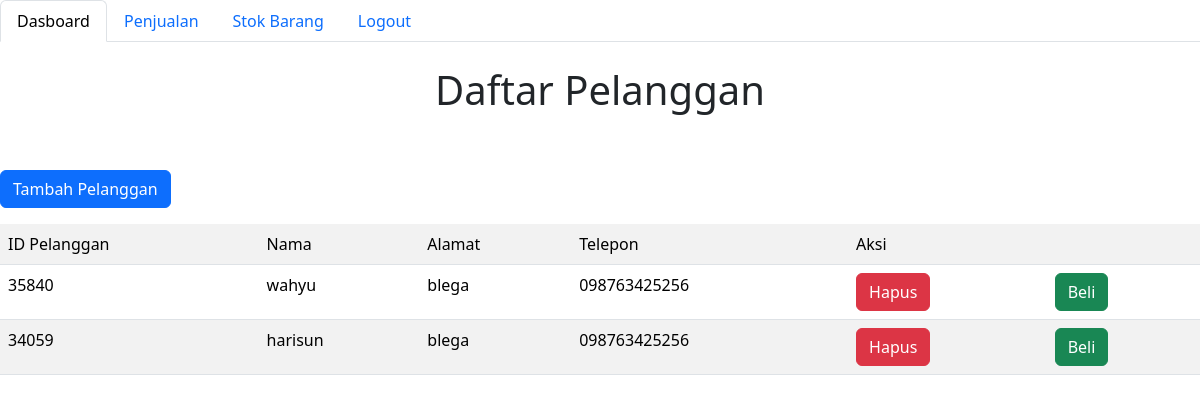
/UKK_12/petugas/v_penjualan.php (signed in), run on the app's committed database.
### tables this page shows
CREATE TABLE `tb_pelanggan` (
  `id_pelanggan` int(11) NOT NULL,
  `nama_pelanggan` varchar(50) NOT NULL,
  `alamat_pelanggan` text NOT NULL,
  `telepon_pelanggan` varchar(20) NOT NULL
);

### UKK_12/petugas/v_penjualan.php (the view, shortened to what this page needs)
<!DOCTYPE html>
<html lang="en">
<head>
</head>
<body>
  <?php include "navbar.php" ?>
  <center>
      <h1>Daftar Pelanggan</h1>
  </center>
  <br> <br>
  <p><a href="v_tambah_pelanggan.php" class="btn btn-primary anabled">Tambah Pelanggan</a></p>
  <table class="table table-striped">
    <tr>
      <td>ID Pelanggan</td>
      <td>Nama</td>
      <td>Alamat</td>
      <td>Telepon</td>
      <td colspan="2">Aksi</td>
    </tr>
    <?php
    include "../config.php";
    $sql = mysqli_query($koneksi, 'SELECT * FROM tb_pelanggan ORDER BY id_pelanggan DESC');
    foreach ($sql as $pelanggan) {
    ?>
      <tr>
        <td><?= $pelanggan['id_pelanggan'] ?> </td>
        <td><?= $pelanggan['nama_pelanggan'] ?></td>
        <td><?= $pelanggan['alamat_pelanggan'] ?></td>
        <td><?= $pelanggan['telepon_pelanggan'] ?></td>
        <td><a href="m_hapus_pelanggan.php?id_pelanggan=<?= $pelanggan['id_pelanggan'] ?>"class="btn btn-danger">Hapus</a></td>
        <td><a href="v_detail_penjualan.php?id_pelanggan=<?= $pelanggan['id_pelanggan'] ?>"class="btn btn-success">Beli</a></td>
      </tr>
    <?php } ?>
  </table>
</body>
</html>

### data on the page
tb_pelanggan: id_pelanggan "35840", nama_pelanggan "wahyu", alamat_pelanggan "blega", telepon_pelanggan "098763425256"
tb_pelanggan: id_pelanggan "34059", nama_pelanggan "harisun", alamat_pelanggan "blega", telepon_pelanggan "098763425256"
